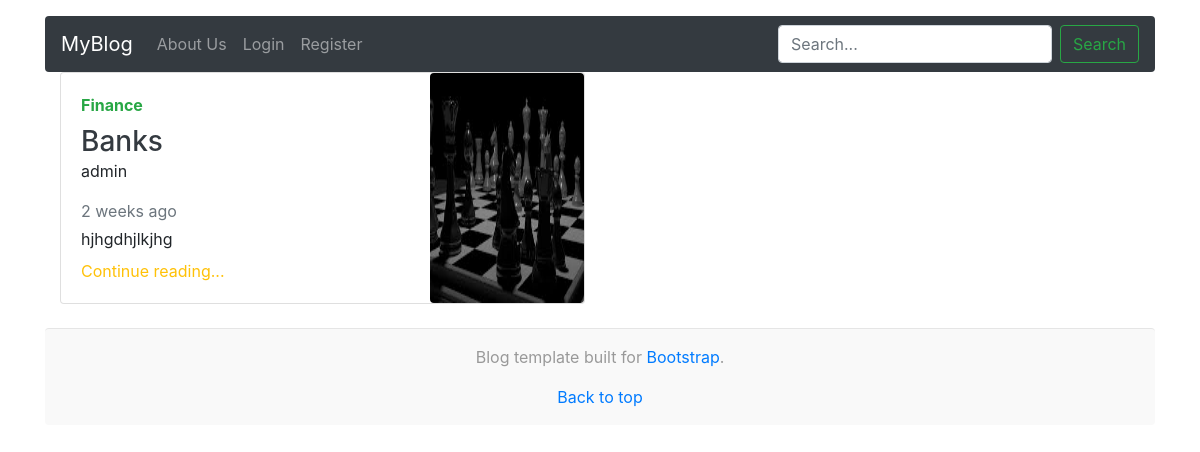
/post-detail/Banks, run on the app's committed database.
### post/models.py (models this page shows, shortened)
class BlogPost(models.Model):
    title = models.CharField(max_length=254, unique=True)
    author = models.ForeignKey(User, on_delete=models.CASCADE)
    category = models.ForeignKey(Category, on_delete=models.CASCADE)
    content = models.TextField()
    image = models.ImageField(upload_to="posts/")
    created_at = models.DateTimeField(auto_now_add=True)
    is_active = models.BooleanField(default=True)
    is_featured = models.BooleanField(default=False)
    @property
    def image_url(self):
        return self.image.url

class Category(models.Model):
    name = models.CharField(max_length=50, unique=True)
    is_active = models.BooleanField(default=True)
    def __str__(self):
        return self.name

### post/views.py (the view)
# urls.py: path('post-detail/<str:pk>',post_details,name='post-detail'),
def post_details(request,pk):
    post = BlogPost.objects.get(title=pk)
    context = {
        'post':post,
    }
    return render(request,'post/detail.html',context)

### post/templates/post/detail.html (shortened to what this page needs)
{% extends 'post/base.html' %}
{% load humanize %}
{% block body %}
<div class="container">
        <div class="col-md-6">
            <div class="card flex-md-row mb-4 box-shadow h-md-250">
                <div class="row">
                    <div class="col-lg-8 col-md-12 col-sm-12">
                        <div class="card-body d-flex flex-column align-items-start">
                            <strong class="d-inline-block mb-2 text-success">{{post.category}}</strong>
                            <h3 class="mb-0">
                                <a class="text-dark" href="/post/this-post-if-from-nother-user">
                                    {{post.title}}
                                </a>
                            </h3>
                            <p>{{post.author}}</p>
                            <div class="mb-1 text-muted">{{post.created_at|naturaltime}}</div>
                            <p class="card-text mb-auto">{{post.content}}</p>
                            <a href="/post/this-post-if-from-nother-user" class="mt-2 text-warning">Continue
                                reading...</a>
                        </div>
                    </div>
                    <div class="col-lg-4 col-md-12 col-sm-12">
                        <img class="img-fluid rounded h-100 w-100" src="{{post.image_url}}" alt="this post if from nother user">
                    </div>
                </div>
        </div>
    </div>
</div>
{% endblock body %}

### post/templates/post/base.html (style rules this page uses)
body { overflow-x: hidden; }

### data on the page
BlogPost: category "Finance", title "Banks", author "admin", created_at "2 weeks ago", content "hjhgdhjlkjhg", image_url (picture)
